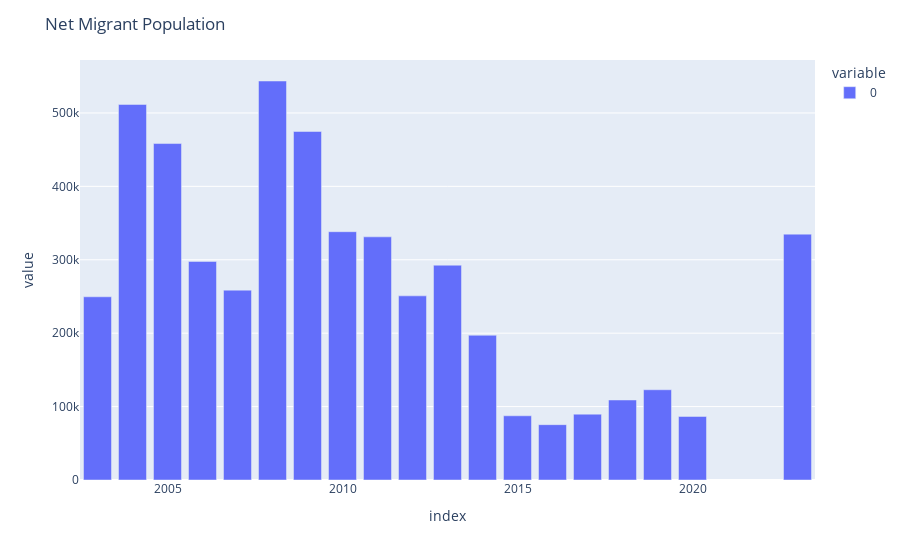

The notebook cell this image was saved under:
### Markdown cell above
In this plot I'm plotting the estimate number of migrants (excluding COVID years) in black bars and in red the population/100. <br>
This means that if the bar touches the red line, that year 1% of the population of that age is an immigrant. 

For people older than 60, the migration balance is probably noise in the measurement, having a little sample.

I can see if these numbers make sense by comparing:
-  with [this document](https://www.istat.it/it/files//2020/05/Migrazioni_EN.pdf), where the number of net migrant is about 350k-175k in the range 2009-2018. 
- [The world bank also reports data](https://data.worldbank.org/indicator/SM.POP.NETM?locations=IT) for a longer historical period.  

Note that the balance is pretty weavy, with a 10x difference between the maximum and the minimum.

Data are pretty consistent with the next barplot (remember to shift by one year, the year refers here to the first of January).

### Code cell
px.bar(df_migrants.sum()).update_layout(title="Net Migrant Population")

### Figure 1 — Plotly figure (JSON) as saved in the notebook; plotly's stock layout.template omitted (floating-point values rounded to 4 significant figures)
{"data": [{"alignmentgroup": "True", "hovertemplate": "variable=0<br>index=%{x}<br>value=%{y}<extra></extra>", "legendgroup": "0", "marker": {"color": "#636efa", "pattern": {"shape": ""}}, "name": "0", "offsetgroup": "0", "orientation": "v", "showlegend": true, "textposition": "auto", "type": "bar", "x": [2003, 2004, 2005, 2006, 2007, 2008, 2009, 2010, 2011, 2012, 2013, 2014, 2015, 2016, 2017, 2018, 2019, 2020, 2023], "xaxis": "x", "y": [249600.0, 511600.0, 458300.0, 297700.0, 258600.0, 543500.0, 474700.0, 338200.0, 331200.0, 250800.0, 292600.0, 197200.0, 87460.0, 75380.0, 89700.0, 109000.0, 122900.0, 86570.0, 334900.0], "yaxis": "y"}], "layout": {"barmode": "relative", "legend": {"title": {"text": "variable"}, "tracegroupgap": 0}, "margin": {"t": 60}, "title": {"text": "Net Migrant Population"}, "xaxis": {"anchor": "y", "domain": [0, 1], "title": {"text": "index"}}, "yaxis": {"anchor": "x", "domain": [0, 1], "title": {"text": "value"}}}}
